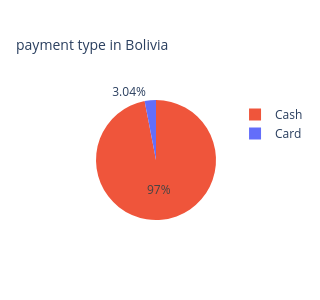
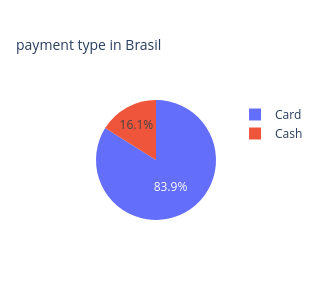
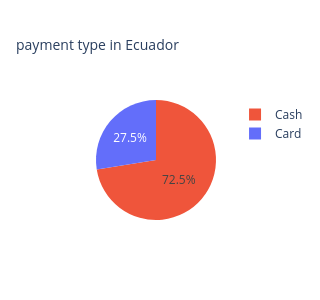
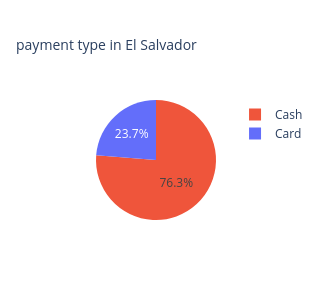

These figures' notebook cell, in order:
### Code cell
for c in acc_split.country.unique():
    fig = px.pie(
        acc_split[acc_split.country == c], 
        values='cad', 
        names='account',
        title='payment type in {}'.format(c),
        color='account' 
    )
    fig.update_layout(width=300, height=300, title_font=dict(size=14))
    fig.show()

### Figure 1 — Plotly figure (JSON) as saved in the notebook; plotly's stock layout.template omitted (floating-point values rounded to 4 significant figures)
{"data": [{"customdata": [["Card"], ["Cash"]], "domain": {"x": [0, 1], "y": [0, 1]}, "hovertemplate": "account=%{customdata[0]}<br>cad=%{value}<extra></extra>", "labels": ["Card", "Cash"], "legendgroup": "", "marker": {"colors": ["#636efa", "#EF553B"]}, "name": "", "showlegend": true, "type": "pie", "values": [77.73, 2478.0]}], "layout": {"height": 300, "legend": {"tracegroupgap": 0}, "title": {"font": {"size": 14}, "text": "payment type in Bolivia"}, "width": 300}}

### Figure 2 — Plotly figure (JSON) as saved in the notebook; plotly's stock layout.template omitted (floating-point values rounded to 4 significant figures)
{"data": [{"customdata": [["Card"], ["Cash"]], "domain": {"x": [0, 1], "y": [0, 1]}, "hovertemplate": "account=%{customdata[0]}<br>cad=%{value}<extra></extra>", "labels": ["Card", "Cash"], "legendgroup": "", "marker": {"colors": ["#636efa", "#EF553B"]}, "name": "", "showlegend": true, "type": "pie", "values": [7506.0, 1439.0]}], "layout": {"height": 300, "legend": {"tracegroupgap": 0}, "title": {"font": {"size": 14}, "text": "payment type in Brasil"}, "width": 300}}

### Figure 3 — Plotly figure (JSON) as saved in the notebook; plotly's stock layout.template omitted (floating-point values rounded to 4 significant figures)
{"data": [{"customdata": [["Card"], ["Cash"]], "domain": {"x": [0, 1], "y": [0, 1]}, "hovertemplate": "account=%{customdata[0]}<br>cad=%{value}<extra></extra>", "labels": ["Card", "Cash"], "legendgroup": "", "marker": {"colors": ["#636efa", "#EF553B"]}, "name": "", "showlegend": true, "type": "pie", "values": [658.6, 1734.0]}], "layout": {"height": 300, "legend": {"tracegroupgap": 0}, "title": {"font": {"size": 14}, "text": "payment type in Ecuador"}, "width": 300}}

### Figure 4 — Plotly figure (JSON) as saved in the notebook; plotly's stock layout.template omitted (floating-point values rounded to 4 significant figures)
{"data": [{"customdata": [["Card"], ["Cash"]], "domain": {"x": [0, 1], "y": [0, 1]}, "hovertemplate": "account=%{customdata[0]}<br>cad=%{value}<extra></extra>", "labels": ["Card", "Cash"], "legendgroup": "", "marker": {"colors": ["#636efa", "#EF553B"]}, "name": "", "showlegend": true, "type": "pie", "values": [167.6, 538.9]}], "layout": {"height": 300, "legend": {"tracegroupgap": 0}, "title": {"font": {"size": 14}, "text": "payment type in El Salvador"}, "width": 300}}
